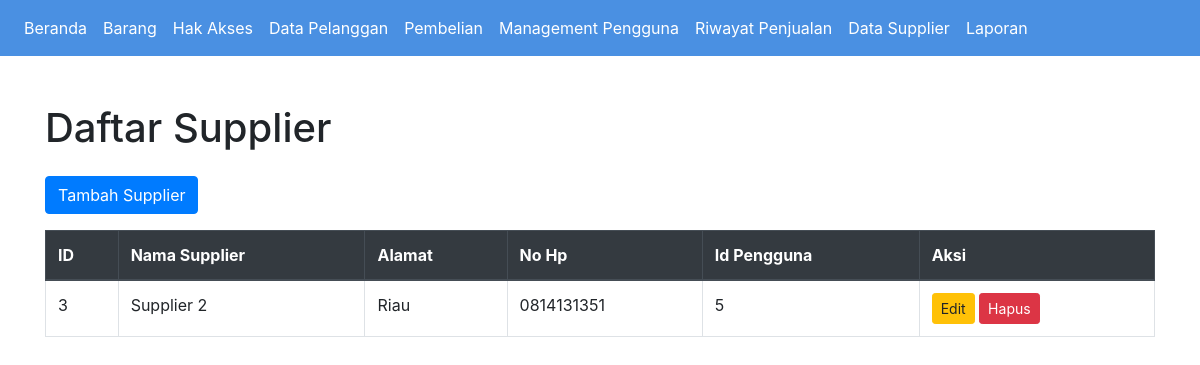
The page /supplier/read_supplier.php on the database its author committed.
### tables this page shows
CREATE TABLE `supplier` (
  `IdSupplier` int(11) NOT NULL,
  `NamaSupplier` varchar(100) NOT NULL,
  `Alamat` varchar(100) NOT NULL,
  `NoHp` varchar(100) NOT NULL,
  `IdPengguna` int(11) NOT NULL
);

### supplier/Supplier.php (called while the page is built, shortened)
<?php
class Supplier {
    private $conn;
    public function __construct($conn) {
        $this->conn = $conn;
    }
    public function read() {
        $sql = "SELECT * FROM supplier";
        return $this->conn->query($sql);
    }
}
?>

### supplier/read_supplier.php (the view, shortened to what this page needs)
<?php
include '../header.php';
include 'Supplier.php';
include '../connect.php';
$supplier = new Supplier($conn);
$result = $supplier->read();
?>
<!DOCTYPE html>
<html lang="en">
<head>
    <link href="https://stackpath.bootstrapcdn.com/bootstrap/4.5.2/css/bootstrap.min.css" rel="stylesheet">
</head>
<body>
    <div class="container mt-5">
        <h1 class="mb-4">Daftar Supplier</h1>
        <a href="create_supplier.php" class="btn btn-primary mb-3">Tambah Supplier</a>
        <table class="table table-bordered">
            <thead class="thead-dark">
                <tr>
                    <th>ID</th>
                    <th>Nama Supplier</th>
                    <th>Alamat</th>
                    <th>No Hp</th>
                    <th>Id Pengguna</th>
                    <th>Aksi</th>
                </tr>
            </thead>
            <tbody>
                <?php
                if ($result->num_rows > 0) {
                    while ($row = $result->fetch_assoc()) {
                        echo "<tr>
                            <td>".$row['IdSupplier']."</td>
                            <td>".$row['NamaSupplier']."</td>
                            <td>".$row['Alamat']."</td>
                            <td>".$row['NoHp']."</td>
                            <td>".$row['IdPengguna']."</td>
                            <td>
                                <a href='update_supplier.php?id=".$row['IdSupplier']."' class='btn btn-warning btn-sm'>Edit</a>
                                <a href='delete_supplier.php?id=".$row['IdSupplier']."' class='btn btn-danger btn-sm'>Hapus</a>
                            </td>
                        </tr>";
                    }
                } else {
                    echo "<tr><td colspan='6' class='text-center'>Tidak ada data</td></tr>";
                }
                ?>
            </tbody>
        </table>
    </div>
</body>
</html>

### header.php (style rules this page uses)
body { background-color: #f0f8ff; color: #333; }

### rows shown on the page
supplier: IdSupplier "3", NamaSupplier "Supplier 2", Alamat "Riau", NoHp "0814131351", IdPengguna "5"
